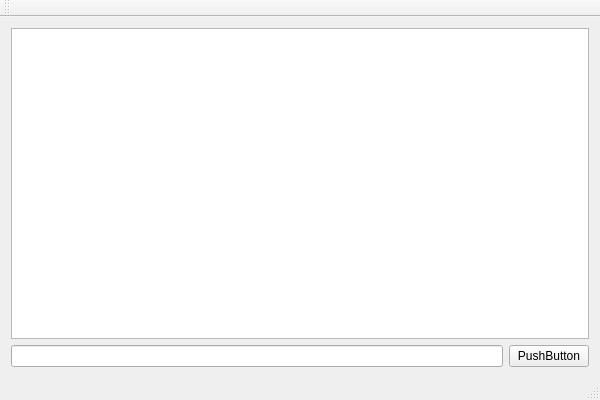
<?xml version="1.0" encoding="UTF-8"?>
<ui version="4.0">
 <class>ChatSystemClass</class>
 <widget class="QMainWindow" name="ChatSystemClass">
  <property name="geometry">
   <rect>
    <x>0</x>
    <y>0</y>
    <width>600</width>
    <height>400</height>
   </rect>
  </property>
  <property name="windowTitle">
   <string>ChatSystem</string>
  </property>
  <widget class="QWidget" name="centralWidget">
   <layout class="QVBoxLayout" name="verticalLayout">
    <item>
     <widget class="QListWidget" name="listWidget"/>
    </item>
    <item>
     <layout class="QHBoxLayout" name="horizontalLayout">
      <item>
       <widget class="QLineEdit" name="lineEdit"/>
      </item>
      <item>
       <widget class="QPushButton" name="pushButton">
        <property name="text">
         <string>PushButton</string>
        </property>
       </widget>
      </item>
     </layout>
    </item>
   </layout>
  </widget>
  <widget class="QMenuBar" name="menuBar">
   <property name="geometry">
    <rect>
     <x>0</x>
     <y>0</y>
     <width>600</width>
     <height>26</height>
    </rect>
   </property>
  </widget>
  <widget class="QToolBar" name="mainToolBar">
   <attribute name="toolBarArea">
    <enum>TopToolBarArea</enum>
   </attribute>
   <attribute name="toolBarBreak">
    <bool>false</bool>
   </attribute>
  </widget>
  <widget class="QStatusBar" name="statusBar"/>
 </widget>
 <layoutdefault spacing="6" margin="11"/>
 <resources>
  <include location="ChatSystem.qrc"/>
 </resources>
 <connections/>
</ui>
